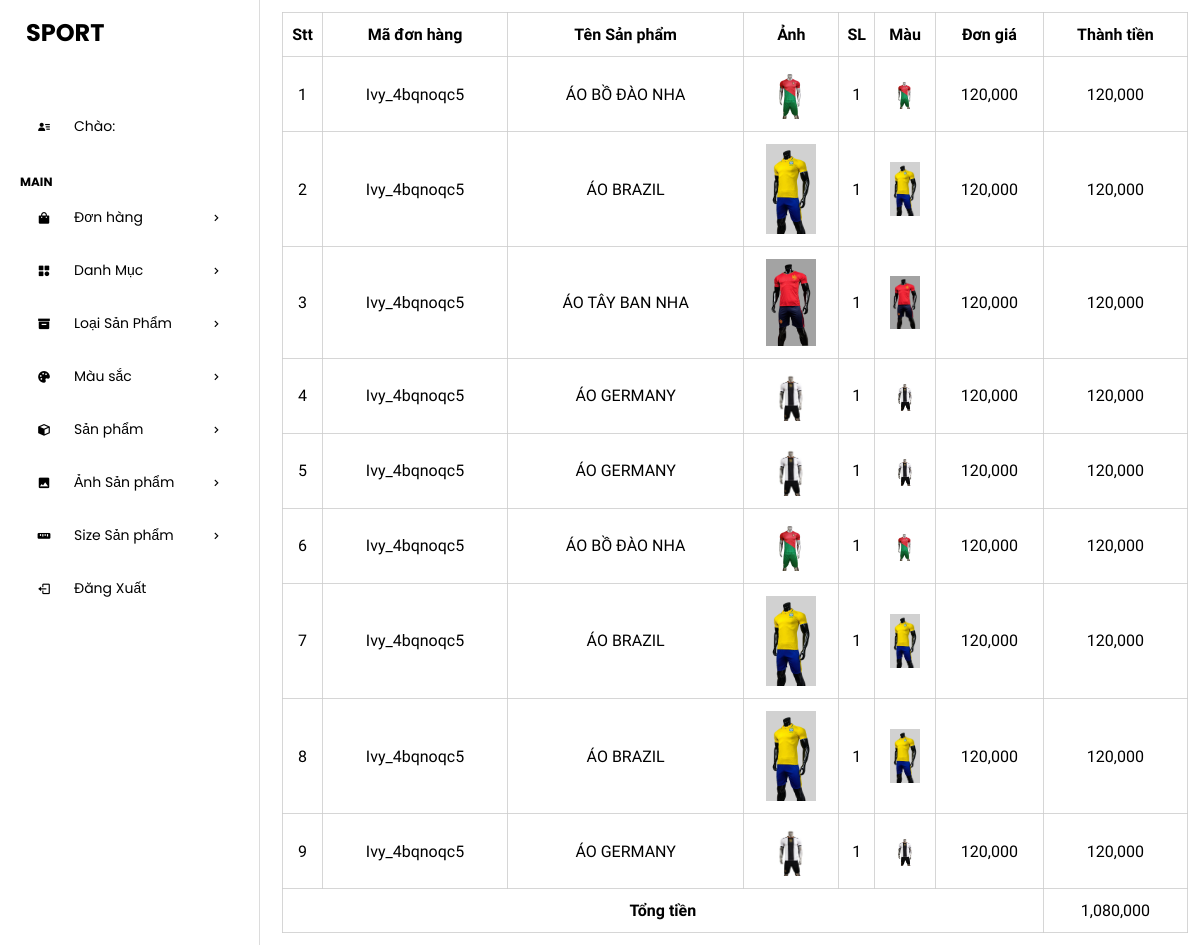
The app's page /admin/admin/orderdetail.php?order_ma=4bqnoqc5om9c3m5abafad6i6vi (signed in) with its own data.
### tables this page shows
CREATE TABLE `tbl_carta` (
  `cartA_id` int(11) NOT NULL,
  `sanpham_anh` varchar(255) NOT NULL,
  `session_idA` varchar(255) NOT NULL,
  `sanpham_id` int(11) NOT NULL,
  `sanpham_tieude` varchar(255) NOT NULL,
  `sanpham_gia` varchar(255) NOT NULL,
  `color_anh` varchar(255) NOT NULL,
  `quantitys` varchar(255) NOT NULL,
  `sanpham_size` varchar(255) NOT NULL
);

### admin/admin/lib/database.php (called while the page is built, shortened)
<?php
class Database
{
    public $host = DB_HOST;
    public $user = DB_USER;
    public $pass = DB_PASS;
    public $dbname = DB_NAME;
    public $link;
    private function connectDB()
    {
        try {
            $this->link = new PDO("mysql:host={$this->host};dbname={$this->dbname}", $this->user, $this->pass);
            $this->link->setAttribute(PDO::ATTR_ERRMODE, PDO::ERRMODE_EXCEPTION);
            $this->link->exec("set names utf8");
        } catch (PDOException $e) {
            $this->error = "Connection fail: " . $e->getMessage();
            return false;
        }
    }
    public function select($query, $params = [])
    {
        try {
            $stmt = $this->link->prepare($query);
            $stmt->execute($params);
            return $stmt;
        } catch (PDOException $e) {
            $this->error = "Query failed: " . $e->getMessage();
            return false;
        }
    }
}

### admin/admin/class/product_class.php (called while the page is built, shortened)
<?php
class product
{
    private $db;
    public function __construct()
    {
        $this->db = new Database();
    }
    public function show_order_detail($order_ma)
    {
        $query = "SELECT * FROM tbl_carta WHERE session_idA = '$order_ma' ORDER BY carta_id DESC";
        $result = $this->db->select($query);
        return $result;
    }
}
?>

### admin/admin/orderdetail.php (the view, shortened to what this page needs)
<?php
include "header.php";
include "leftside.php";
?>
<?php
$product = new product();
if (isset($_GET['order_ma'])|| $_GET['order_ma']!=NULL){
    $order_ma = $_GET['order_ma'];
    }
?>
<div class="admin-content-right">
    <div class="table-content">
        <table>
            <tr>
                <th>Stt</th>
                <th>Mã đơn hàng</th>
                <th>Tên Sản phẩm</th>
                <th>Ảnh </th>
                <th>SL</th>
                <th>Màu</th>
                <th>Đơn giá</th>
                <th>Thành tiền</th>
            </tr>
            <?php
                     $TT = 0;
               $show_order_detail = $product  -> show_order_detail($order_ma);
               if($show_order_detail){$i=0;while($result = $show_order_detail->fetch(PDO::FETCH_ASSOC)){$i++;
                ?>
            <tr>
                <td> <?php echo $i ?></td>
                <td> Ivy_<?php $ma = substr($result['session_idA'],0,8); echo $ma   ?></td>
                <td> <?php echo $result['sanpham_tieude']?></td>
                <td> <img style="width:50px" src="../<?php echo $result['sanpham_anh'] ?>" alt=""></td>
                <td> <?php echo $result['quantitys']  ?></td>
                <td> <img style="width:30px" src="../<?php echo $result['color_anh'] ?>" alt=""></td>
                <td> <?php $c = number_format($result['sanpham_gia']); echo $c  ?></td>
                <td><?php $a = (int)$result['sanpham_gia']; $b = (int)$result['quantitys']; $TTA = $a*$b; $f = number_format($TTA); echo $f  ?>
                </td>
            </tr>
            <?php
                     $TT =  $TT  + $TTA ;
                     }}
                  ?>
            <tr>
                <td style="font-weight: bold;" colspan="7">Tổng tiền</td>
                <td><?php $k = number_format($TT); echo $k ?></td>
            </tr>
        </table>
    </div>
</div>
</section>
</body>
</html>

### admin/admin/css/style.css (style rules this page uses)
:root { --maincolor: #58257b; --subcolor: #a083b4; }
* { padding: 0; margin: 0; box-sizing: border-box; }
body { font-family: "Poppins", sans-serif; }
.admin-content-right { width: 80%; background-color: #fff; padding: 12px 12px; height: 100vh; overflow-y: scroll; }
.table-content table { width: 100%; }
.table-content table, th, td { text-align: center; border: 1px solid #cccc; border-collapse: collapse; padding: 12px 0; font-family: "Bona Nova", serif; }
.table-content table img { width: 200px; }

### records on screen
tbl_carta: session_idA "4bqnoqc5", sanpham_tieude "ÁO BỒ ĐÀO NHA", sanpham_anh (picture), quantitys "1", color_anh (picture), sanpham_gia "120,000", f "120,000"
tbl_carta: session_idA "4bqnoqc5", sanpham_tieude "ÁO BRAZIL", sanpham_anh (picture), quantitys "1", color_anh (picture), sanpham_gia "120,000", f "120,000"
tbl_carta: session_idA "4bqnoqc5", sanpham_tieude "ÁO TÂY BAN NHA", sanpham_anh (picture), quantitys "1", color_anh (picture), sanpham_gia "120,000", f "120,000"
tbl_carta: session_idA "4bqnoqc5", sanpham_tieude "ÁO GERMANY", sanpham_anh (picture), quantitys "1", color_anh (picture), sanpham_gia "120,000", f "120,000"
tbl_carta: session_idA "4bqnoqc5", sanpham_tieude "ÁO GERMANY", sanpham_anh (picture), quantitys "1", color_anh (picture), sanpham_gia "120,000", f "120,000"
tbl_carta: session_idA "4bqnoqc5", sanpham_tieude "ÁO BỒ ĐÀO NHA", sanpham_anh (picture), quantitys "1", color_anh (picture), sanpham_gia "120,000", f "120,000"
tbl_carta: session_idA "4bqnoqc5", sanpham_tieude "ÁO BRAZIL", sanpham_anh (picture), quantitys "1", color_anh (picture), sanpham_gia "120,000", f "120,000"
tbl_carta: session_idA "4bqnoqc5", sanpham_tieude "ÁO BRAZIL", sanpham_anh (picture), quantitys "1", color_anh (picture), sanpham_gia "120,000", f "120,000"
tbl_carta: session_idA "4bqnoqc5", sanpham_tieude "ÁO GERMANY", sanpham_anh (picture), quantitys "1", color_anh (picture), sanpham_gia "120,000", f "120,000"

### other values on screen
$k "1,080,000"
